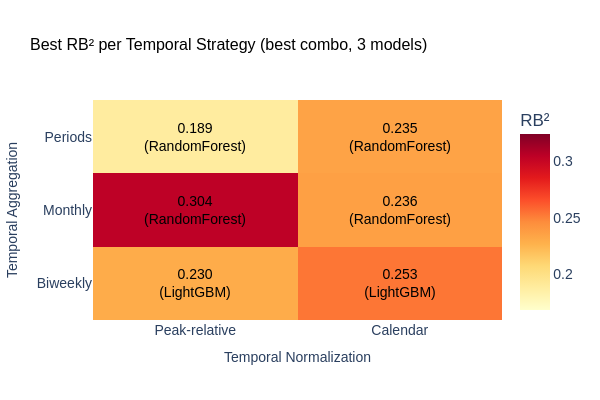
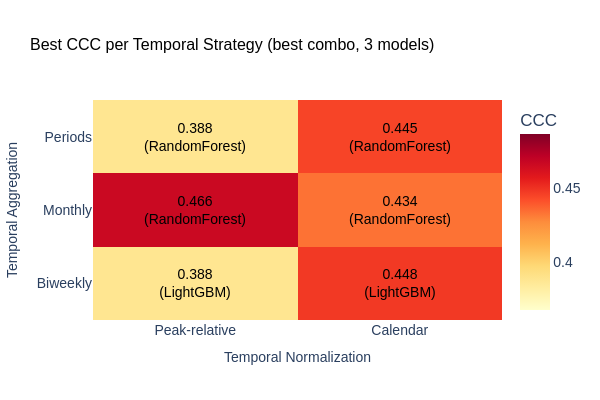
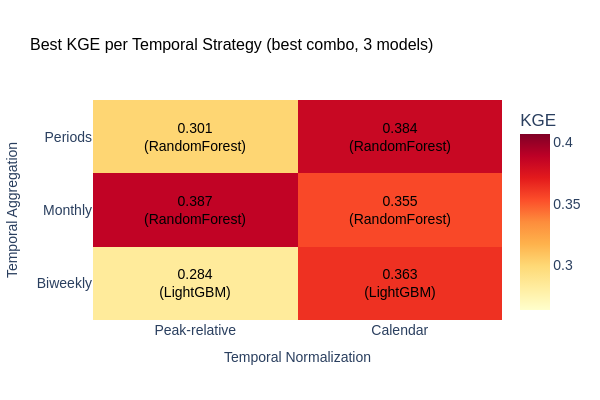

Notebook code cell kept with these figures, in order:
### Code cell
# Figure 5: Performance Heatmap β€” Best model RΒ² per strategy
# Pivot: rows = Aggregation, columns = Normalization, value = best RΒ² across 3 models

# Get best RΒ² per strategy (across RF, LGB, XGB)
best_per_strategy = (
    table1.groupby(["Normalization", "Aggregation"])
    .agg({"R2_mean": "max", "CCC_mean": "max", "KGE_mean": "max"})
    .reset_index()
)

# Identify which model was best per strategy
best_model_per_strategy = (
    table1.loc[table1.groupby(["Normalization", "Aggregation"])["R2_mean"].idxmax()]
    [["Normalization", "Aggregation", "Model", "R2_mean", "Best Combo"]]
)

agg_order = ["Periods", "Monthly", "Biweekly"]
norm_order = ["Peak-relative", "Calendar"]

# Heatmap for each metric
for metric, label in [("R2_mean", "RΒ²"), ("CCC_mean", "CCC"), ("KGE_mean", "KGE")]:
    pivot = best_per_strategy.pivot(
        index="Aggregation", columns="Normalization", values=metric
    )
    pivot = pivot.reindex(index=agg_order, columns=norm_order)

    # Build text annotations (value + best model name + combo)
    text_matrix = []
    for agg in agg_order:
        row_text = []
        for norm in norm_order:
            val = pivot.loc[agg, norm] if agg in pivot.index and norm in pivot.columns else np.nan
            match = best_model_per_strategy[
                (best_model_per_strategy["Normalization"] == norm) &
                (best_model_per_strategy["Aggregation"] == agg)
            ]
            model_name = match["Model"].values[0] if len(match) > 0 else ""
            row_text.append(f"{val:.3f}<br>({model_name})" if not np.isnan(val) else "N/A")
        text_matrix.append(row_text)

    fig5_metric = go.Figure(
        data=go.Heatmap(
            z=pivot.values,
            x=pivot.columns.tolist(),
            y=pivot.index.tolist(),
            text=text_matrix,
            texttemplate="%{text}",
            textfont=dict(size=14, color="black"),
            colorscale="YlOrRd",
            reversescale=False,
            colorbar=dict(title=label),
            zmin=pivot.values[~np.isnan(pivot.values)].min() - 0.02 if not np.all(np.isnan(pivot.values)) else 0,
            zmax=pivot.values[~np.isnan(pivot.values)].max() + 0.02 if not np.all(np.isnan(pivot.values)) else 1,
        )
    )

    fig5_metric.update_layout(
        title=dict(text=f"Best {label} per Temporal Strategy (best combo, 3 models)", font=TITLE_FONT),
        xaxis=dict(title="Temporal Normalization", title_font=AXIS_FONT),
        yaxis=dict(title="Temporal Aggregation", title_font=AXIS_FONT, autorange="reversed"),
        font=dict(family=FONT_FAMILY, size=FONT_SIZE),
        width=600, height=400,
    )
    fig5_metric.show()
    fig5_metric.write_html(FIGURES_OUT / f"fig5_heatmap_{label.replace('Β²', '2')}.html")
    fig5_metric.write_image(FIGURES_OUT / f"fig5_heatmap_{label.replace('Β²', '2')}.png", scale=3)

### Figure 1 — Plotly figure (JSON) as saved in the notebook; plotly's stock layout.template omitted (floating-point values rounded to 4 significant figures)
{"data": [{"colorbar": {"title": {"text": "RΒ²"}}, "colorscale": [[0, "rgb(255,255,204)"], [0.125, "rgb(255,237,160)"], [0.25, "rgb(254,217,118)"], [0.375, "rgb(254,178,76)"], [0.5, "rgb(253,141,60)"], [0.625, "rgb(252,78,42)"], [0.75, "rgb(227,26,28)"], [0.875, "rgb(189,0,38)"], [1, "rgb(128,0,38)"]], "reversescale": false, "text": [["0.189<br>(RandomForest)", "0.235<br>(RandomForest)"], ["0.304<br>(RandomForest)", "0.236<br>(RandomForest)"], ["0.230<br>(LightGBM)", "0.253<br>(LightGBM)"]], "textfont": {"color": "black", "size": 14}, "texttemplate": "%{text}", "type": "heatmap", "x": ["Peak-relative", "Calendar"], "y": ["Periods", "Monthly", "Biweekly"], "z": [[0.1888, 0.2346], [0.3037, 0.2361], [0.2299, 0.2534]], "zmax": 0.3237, "zmin": 0.1688}], "layout": {"font": {"family": "Arial", "size": 14}, "height": 400, "title": {"font": {"color": "black", "family": "Arial", "size": 16}, "text": "Best RΒ² per Temporal Strategy (best combo, 3 models)"}, "width": 600, "xaxis": {"title": {"font": {"family": "Arial", "size": 14}, "text": "Temporal Normalization"}}, "yaxis": {"autorange": "reversed", "title": {"font": {"family": "Arial", "size": 14}, "text": "Temporal Aggregation"}}}}

### Figure 2 — Plotly figure (JSON) as saved in the notebook; plotly's stock layout.template omitted (floating-point values rounded to 4 significant figures)
{"data": [{"colorbar": {"title": {"text": "CCC"}}, "colorscale": [[0, "rgb(255,255,204)"], [0.125, "rgb(255,237,160)"], [0.25, "rgb(254,217,118)"], [0.375, "rgb(254,178,76)"], [0.5, "rgb(253,141,60)"], [0.625, "rgb(252,78,42)"], [0.75, "rgb(227,26,28)"], [0.875, "rgb(189,0,38)"], [1, "rgb(128,0,38)"]], "reversescale": false, "text": [["0.388<br>(RandomForest)", "0.445<br>(RandomForest)"], ["0.466<br>(RandomForest)", "0.434<br>(RandomForest)"], ["0.388<br>(LightGBM)", "0.448<br>(LightGBM)"]], "textfont": {"color": "black", "size": 14}, "texttemplate": "%{text}", "type": "heatmap", "x": ["Peak-relative", "Calendar"], "y": ["Periods", "Monthly", "Biweekly"], "z": [[0.3882, 0.4447], [0.4664, 0.4336], [0.388, 0.4479]], "zmax": 0.4864, "zmin": 0.368}], "layout": {"font": {"family": "Arial", "size": 14}, "height": 400, "title": {"font": {"color": "black", "family": "Arial", "size": 16}, "text": "Best CCC per Temporal Strategy (best combo, 3 models)"}, "width": 600, "xaxis": {"title": {"font": {"family": "Arial", "size": 14}, "text": "Temporal Normalization"}}, "yaxis": {"autorange": "reversed", "title": {"font": {"family": "Arial", "size": 14}, "text": "Temporal Aggregation"}}}}

### Figure 3 — Plotly figure (JSON) as saved in the notebook; plotly's stock layout.template omitted (floating-point values rounded to 4 significant figures)
{"data": [{"colorbar": {"title": {"text": "KGE"}}, "colorscale": [[0, "rgb(255,255,204)"], [0.125, "rgb(255,237,160)"], [0.25, "rgb(254,217,118)"], [0.375, "rgb(254,178,76)"], [0.5, "rgb(253,141,60)"], [0.625, "rgb(252,78,42)"], [0.75, "rgb(227,26,28)"], [0.875, "rgb(189,0,38)"], [1, "rgb(128,0,38)"]], "reversescale": false, "text": [["0.301<br>(RandomForest)", "0.384<br>(RandomForest)"], ["0.387<br>(RandomForest)", "0.355<br>(RandomForest)"], ["0.284<br>(LightGBM)", "0.363<br>(LightGBM)"]], "textfont": {"color": "black", "size": 14}, "texttemplate": "%{text}", "type": "heatmap", "x": ["Peak-relative", "Calendar"], "y": ["Periods", "Monthly", "Biweekly"], "z": [[0.3007, 0.3836], [0.3868, 0.3552], [0.2836, 0.3631]], "zmax": 0.4068, "zmin": 0.2636}], "layout": {"font": {"family": "Arial", "size": 14}, "height": 400, "title": {"font": {"color": "black", "family": "Arial", "size": 16}, "text": "Best KGE per Temporal Strategy (best combo, 3 models)"}, "width": 600, "xaxis": {"title": {"font": {"family": "Arial", "size": 14}, "text": "Temporal Normalization"}}, "yaxis": {"autorange": "reversed", "title": {"font": {"family": "Arial", "size": 14}, "text": "Temporal Aggregation"}}}}
